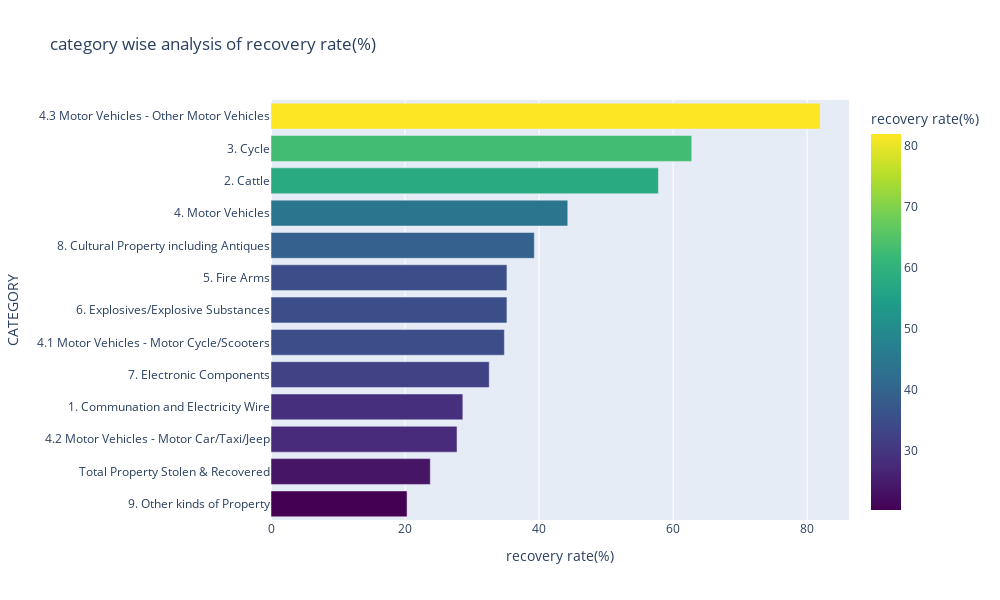

The notebook cell this image was saved under:
### Code cell
fig_state=px.bar(SORTED_PROPERTY, y = 'SUB_GROUP_NAME',x='recovery rate(%)',title = 'category wise analysis of recovery rate(%)',orientation ='h',
                color ="recovery rate(%)",
                color_continuous_scale = 'viridis',
                labels={'recovery rate(%)':'recovery rate(%)','SUB_GROUP_NAME':'category'},
                hover_data={'recovery rate(%)':True,'SUB_GROUP_NAME':True}
                )
fig_state.update_layout(xaxis_title='recovery rate(%)',
                       yaxis_title ='CATEGORY',
                       yaxis = dict(autorange="reversed"),
                       height =600,
                       width =1000)
fig_state.show()

### Figure 1 — Plotly figure (JSON) as saved in the notebook; plotly's stock layout.template omitted (floating-point values rounded to 4 significant figures)
{"data": [{"alignmentgroup": "True", "hovertemplate": "recovery rate(%)=%{marker.color}<br>category=%{y}<extra></extra>", "legendgroup": "", "marker": {"color": [81.93, 62.78, 57.81, 44.28, 39.29, 35.21, 35.21, 34.82, 32.56, 28.62, 27.76, 23.77, 20.3], "coloraxis": "coloraxis", "pattern": {"shape": ""}}, "name": "", "offsetgroup": "", "orientation": "h", "showlegend": false, "textposition": "auto", "type": "bar", "x": [81.93, 62.78, 57.81, 44.28, 39.29, 35.21, 35.21, 34.82, 32.56, 28.62, 27.76, 23.77, 20.3], "xaxis": "x", "y": ["4.3 Motor Vehicles - Other Motor Vehicles", "3. Cycle", "2. Cattle", "4. Motor Vehicles", "8. Cultural Property including Antiques", "5. Fire Arms", "6. Explosives/Explosive Substances", "4.1 Motor Vehicles - Motor Cycle/Scooters", "7. Electronic Components", "1. Communation and Electricity Wire", "4.2 Motor Vehicles - Motor Car/Taxi/Jeep", "Total Property Stolen & Recovered", "9. Other kinds of Property"], "yaxis": "y"}], "layout": {"barmode": "relative", "coloraxis": {"colorbar": {"title": {"text": "recovery rate(%)"}}, "colorscale": [[0, "#440154"], [0.1111, "#482878"], [0.2222, "#3e4989"], [0.3333, "#31688e"], [0.4444, "#26828e"], [0.5556, "#1f9e89"], [0.6667, "#35b779"], [0.7778, "#6ece58"], [0.8889, "#b5de2b"], [1, "#fde725"]]}, "height": 600, "legend": {"tracegroupgap": 0}, "title": {"text": "category wise analysis of recovery rate(%)"}, "width": 1000, "xaxis": {"anchor": "y", "domain": [0, 1], "title": {"text": "recovery rate(%)"}}, "yaxis": {"anchor": "x", "autorange": "reversed", "domain": [0, 1], "title": {"text": "CATEGORY"}}}}
